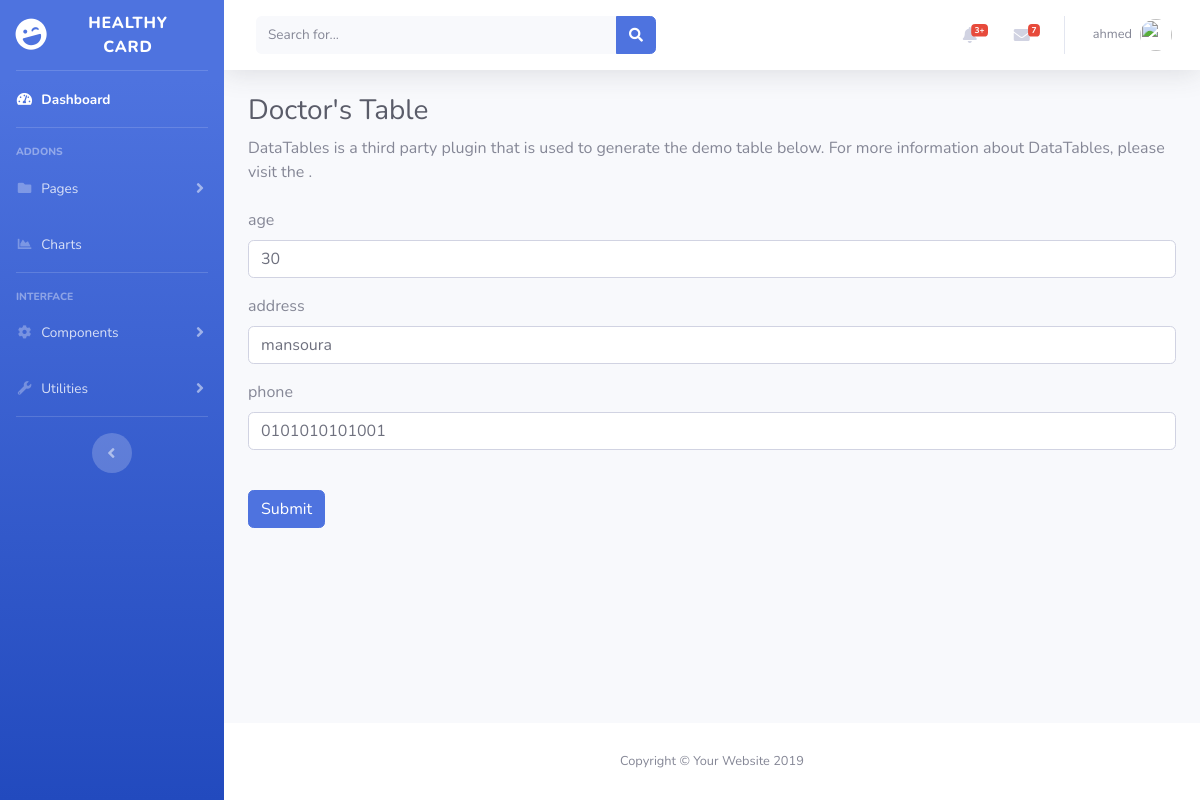
/admin/DRs.php?action=edite&id=52 (signed in), run on the app's committed database.
### tables this page shows
CREATE TABLE `managers` (
  `id` int(11) NOT NULL,
  `username` varchar(255) NOT NULL,
  `email` varchar(255) NOT NULL,
  `password` varchar(255) NOT NULL,
  `phone` varchar(100) NOT NULL,
  `address` varchar(255) NOT NULL,
  `hospital_name_id` int(11) NOT NULL,
  `priv` int(11) NOT NULL
);

CREATE TABLE `drs` (
  `id` int(11) NOT NULL,
  `username` varchar(255) NOT NULL,
  `email` varchar(255) NOT NULL,
  `password` varchar(255) NOT NULL,
  `age` tinyint(4) NOT NULL,
  `gender` int(11) NOT NULL,
  `address` varchar(255) NOT NULL,
  `phone` varchar(100) NOT NULL,
  `idcard` varchar(100) NOT NULL,
  `hospital_name_id` int(11) NOT NULL,
  `section_id` int(11) NOT NULL,
  `priv` int(11) NOT NULL
);

### admin/design/dr/editdrform.php (the view, shortened to what this page needs)
<?php
    require "functions/connect.php";
    $id       = $_GET['id'];
    $selectdr = "SELECT * FROM drs WHERE id = $id";
    $query    = $conn -> query($selectdr);
    $DR       =$query -> fetch_assoc();
?>
<form method="post" action="functions/dr/editdr.php">
    <div class="form-group">
    <label for="exampleInputEmail1">age</label>
    <input type="text" name="age" value="<?= $DR['age'] ?>"  class="form-control" id="exampleInputEmail1"required>
  </div>
    <div class="form-group">
    <label for="exampleInputEmail1">address</label>
    <input type="text" name="address" value="<?= $DR['address'] ?>" class="form-control" id="exampleInputEmail1"required >
  </div>
 <div class="form-group">
    <label for="exampleInputEmail1"> phone</label>
    <input type="text" name="phone" value="<?= $DR['phone'] ?>" class="form-control" id="exampleInputEmail1" required>
  </div>
<br>
  <button type="submit" class="btn btn-primary">Submit</button>
</form>

### admin/includes/header.php (shortened to what this page needs)
<nav class="navbar navbar-expand navbar-light bg-white topbar mb-4 static-top shadow">
<form class="d-none d-sm-inline-block form-inline mr-auto ml-md-3 my-2 my-md-0 mw-100 navbar-search">
  <div class="input-group">
    <input type="text" class="form-control bg-light border-0 small" placeholder="Search for..." aria-label="Search" aria-describedby="basic-addon2">
    <div class="input-group-append">
      <button class="btn btn-primary" type="button">
        <i class="fas fa-search fa-sm"></i>
      </button>
    </div>
  </div>
</form>
<ul class="navbar-nav ml-auto">
  <li class="nav-item dropdown no-arrow mx-1">
    <a class="nav-link dropdown-toggle" href="#" id="alertsDropdown" role="button" data-toggle="dropdown" aria-haspopup="true" aria-expanded="false">
      <i class="fas fa-bell fa-fw"></i>
      <span class="badge badge-danger badge-counter">3+</span>
    </a>
  </li>
  <li class="nav-item dropdown no-arrow mx-1">
    <a class="nav-link dropdown-toggle" href="#" id="messagesDropdown" role="button" data-toggle="dropdown" aria-haspopup="true" aria-expanded="false">
      <i class="fas fa-envelope fa-fw"></i>
      <span class="badge badge-danger badge-counter">7</span>
    </a>
  </li>
  <?php
  $nam  = $_SESSION['name'];
  $id  = $_SESSION['login'];
   require_once "functions/connect.php";
   $sel  = "SELECT * FROM $nam  WHERE  id = $id";
   $query = $conn -> query($sel);
   $name  = $query -> fetch_assoc();
  ?>
  <li class="nav-item dropdown no-arrow">
    <a class="nav-link dropdown-toggle" href="#" id="userDropdown" role="button" data-toggle="dropdown" aria-haspopup="true" aria-expanded="false">
      <span class="mr-2 d-none d-lg-inline text-gray-600 small"><?php echo @$name['username'] ?></span>
      <img class="img-profile rounded-circle" src="https://source.unsplash.com/QAB-WJcbgJk/60x60">
    </a>
  </li>
</ul>
</nav>

### data on the page
managers: username "ahmed"
drs: age "30", address "mansoura", phone "0101010101001"
